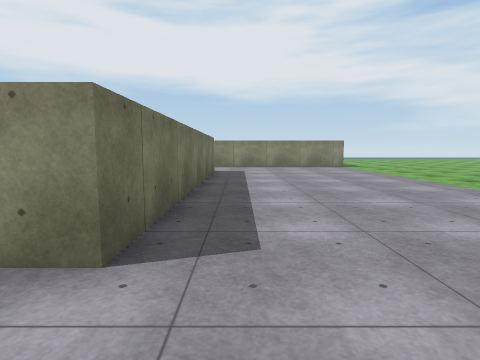
View 1 (above)

19 first-person views from a walk through a Unity game level. The camera is 1.3 m above the floor, tilts 6° down and sees 80° across. The floor is counted in squares, 2 m on a side. Each view is taken from the middle of a square. On the plan, view 1 faces up. The plan holds only what a view shows up to about 9 squares ahead; the rest is blank. The place goes on beyond the plan. Surface patterns are stand-ins for the level's own textures.

View 2
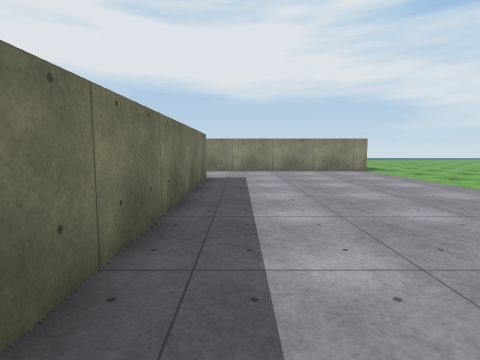

View 3
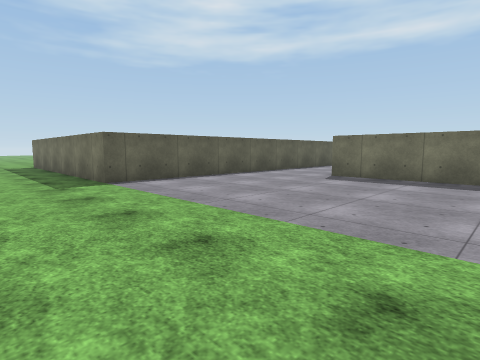

View 4
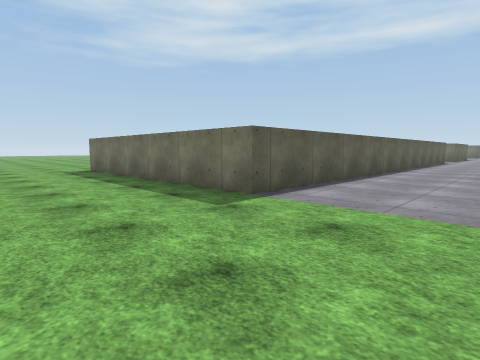

View 5
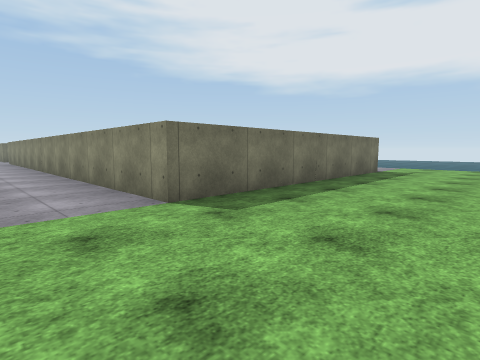

View 6
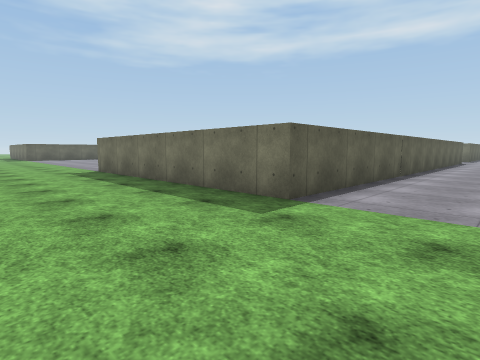

View 7
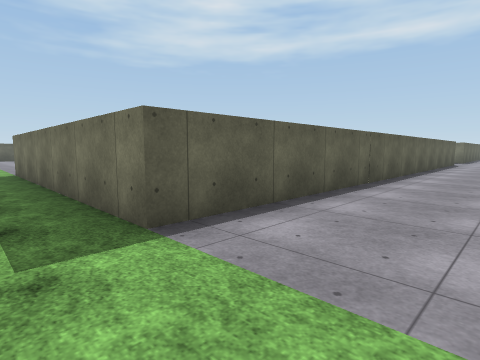

View 8
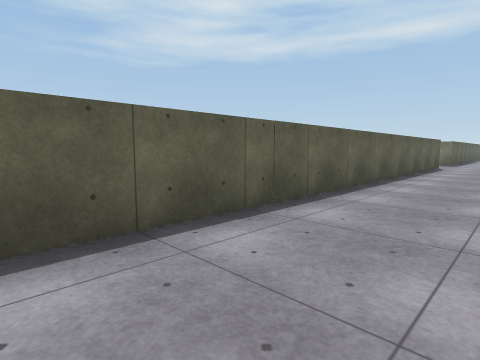

View 9
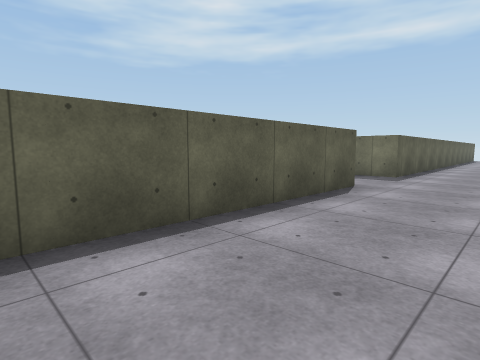

View 10
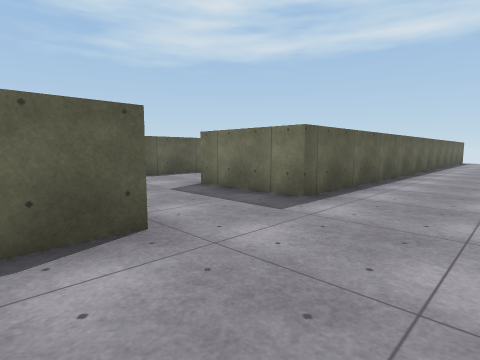

View 11
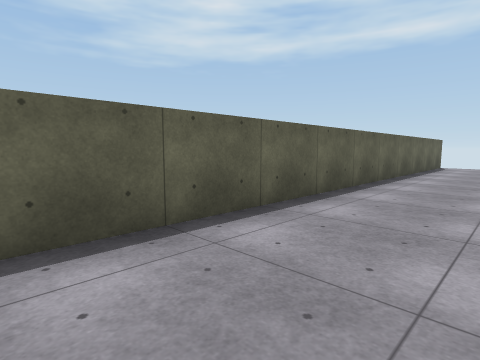

View 12
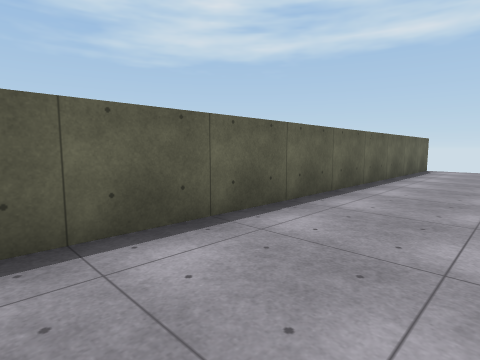

View 13
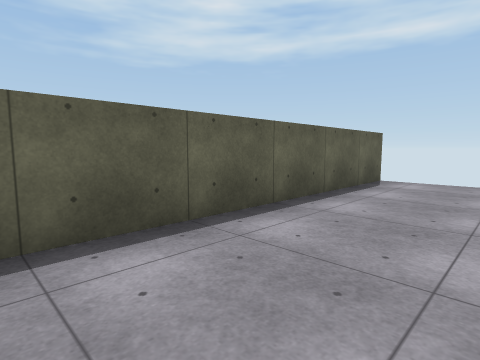

View 14
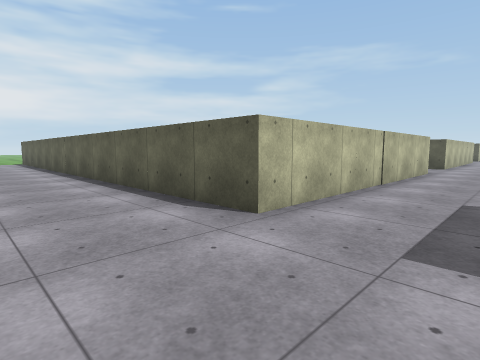

View 15
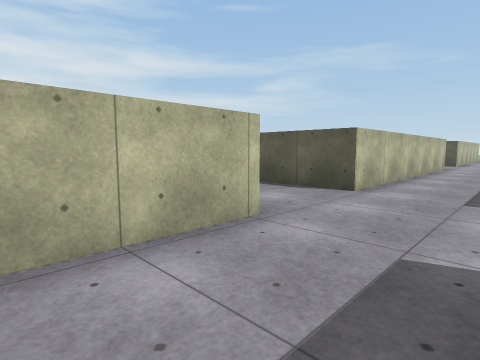

View 16
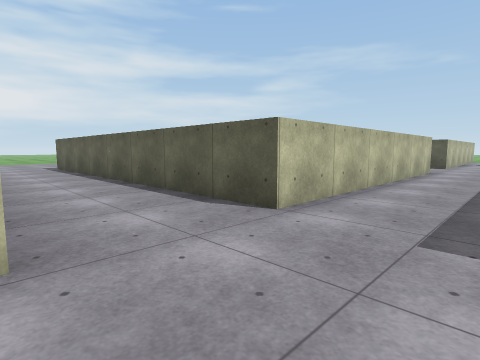

View 17
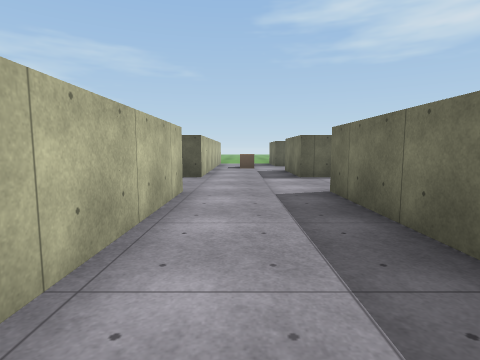

View 18
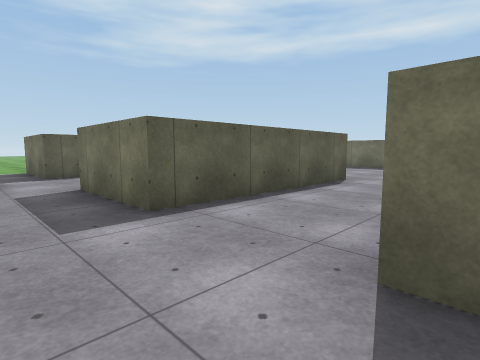

View 19
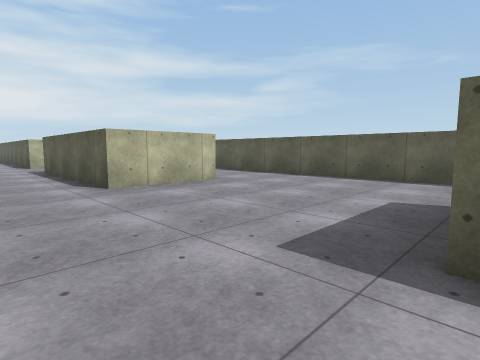

### Floor plan
Key: @ floor where view 1 was taken; # wall or solid block; . floor.
Columns run from 26 left of view 1 to 7 right of it. Each row starts with its distance up from view 1.
 20  ..................... ...........
 19 ..................................
 18 ..................................
 17 ##############..###############...
 16              #..#             #...
 15              ...#             #...
 14             ....#             #...
 13             ##..#             #...
 12               ..#             #...
 11               ..#     #########...
 10               ....................
  9               ....................
  8               ..##########........
  7               ..#        #.......
  6               ..#        #......
  5               ..#        #.......
  4              #..#        #.......
  3              #..#        #.......
  2              #..#        #........
  1     ...... ......     ............
  0     .............     ....@.......
 -1     #....#####..#      ########...
 -2      ....#   #..#             #...
 -3      ....#   #..#             #...
 -4      ......  ..               #..
 -5      ......  ..               #..
 -6      ######  #.               #..
 -7              #.               #..
 -8                               ...
 -9                                ..

Positions as (right, up) in squares from view 1, and headings:
1: (0, 0), facing up
2: (0, 2), facing up
3: (6, 5), facing down-left
4: (7, 2), facing down-left
5: (7, 9), facing up-left
6: (7, 20), facing down-left
7: (5, 20), facing down-left
8: (2, 20), facing down-left
9: (-5, 20), facing down-left
10: (-9, 20), facing down-left
11: (-14, 20), facing down-left
12: (-16, 20), facing down-left
13: (-20, 20), facing down-left
14: (-12, 20), facing down-right
15: (-12, 13), facing down-right
16: (-12, 11), facing down-right
17: (-11, 6), facing down
18: (-11, 2), facing down-left
19: (-22, 1), facing down-right
